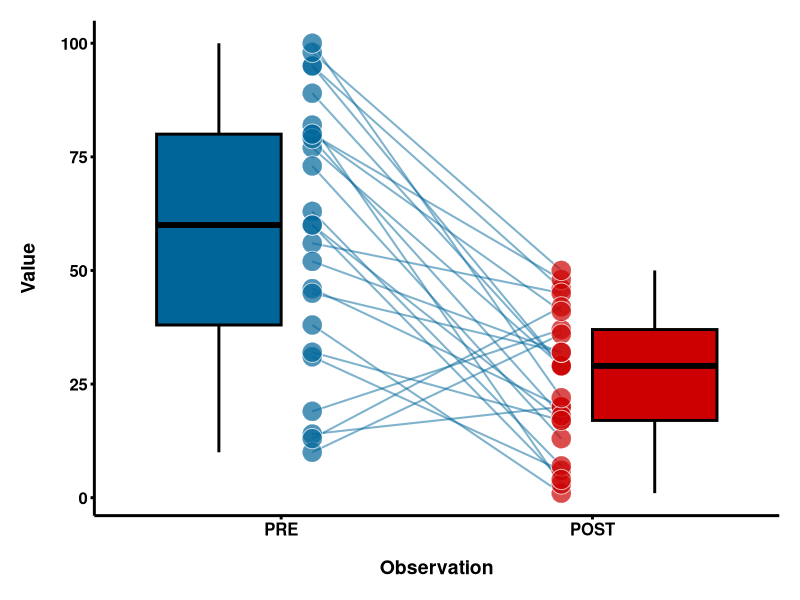

R code for this plot:
# CREATED BY: DANIEL KUHMAN
# CONTACT: DANIEL.KUHMAN@KUHMANTECH.COM
# GITHUB: https://github.com/dkuhman

# LOAD LIBRARIES
library("tidyverse")

# CLEAR WORKSPACE
rm(list=ls())

# PREPARE EXAMPLE DATAFRAME
mydata_pre <- data.frame("ID" = 1:25,
                     "TIME" = 1,
                     "SCORE" = sample(100,
                                     size = 25,
                                     replace = TRUE))

mydata_post <- data.frame("ID" = 1:25,
                         "TIME" = 2,
                         "SCORE" = sample(50,
                                          size = 25,
                                          replace = TRUE))

mydata <- rbind(mydata_pre, mydata_post)

rm(mydata_post, mydata_pre)

mydata$ID <- as.factor(mydata$ID)
mydata$TIME <- as.factor(mydata$TIME)

# ESTABLISH THEME
mytheme <- theme(
  plot.margin = margin(t = 15, r = 15, b = 15, l = 15),
  legend.position = 'none',
  axis.title.x = element_text(size = 14,
                              face = 'bold',
                              color = 'black',
                              margin = margin(t=15,r=0,b=0,l=0)),
  axis.title.y = element_text(size = 14,
                              face = 'bold',
                              color = 'black',
                              margin = margin(t=0,r=15,b=0,l=0)),
  axis.text = element_text(size = 12,
                           color = 'black',
                           face = 'bold'),
  axis.line = element_line(size = 1,
                           color = 'black'),
  axis.ticks = element_line(size = 1,
                            color = 'black')
)

# PLOT
ggplot(mydata,
       aes(x = TIME,
           y = SCORE)) +
  geom_boxplot(data = mydata %>% 
                 filter(TIME == '1'),
               fill = '#006699',
               color = 'black',
               lwd = 1,
               outlier.shape = NA,
               width = 0.4,
               position = position_nudge(-0.2)) +
  geom_boxplot(data = mydata %>% 
                 filter(TIME == '2'),
               fill = '#cc0000',
               color = 'black',
               lwd = 1,
               outlier.shape = NA,
               width = 0.4,
               position = position_nudge(0.2)) +
  geom_line(aes(group = ID),
            color = '#006699',
            lwd = 0.7,
            alpha = 0.5,
            position = position_nudge(x = c(0.1,-0.1))) +
  geom_point(data = mydata %>% 
               filter(TIME == '1'),
             fill = '#006699',
             shape = 21,
             size = 6.5,
             color = 'white',
             width = 0.2,
             alpha = 0.7,
             position = position_nudge(x=0.1))+
  geom_point(data = mydata %>% 
               filter(TIME == '2'),
             fill = '#cc0000',
             shape = 21,
             size = 6.5,
             color = 'white',
             width = 0.2,
             alpha = 0.7,
             position = position_nudge(x=-0.1))+
  scale_fill_manual(values = c('#006699', '#cc0000')) +
  scale_x_discrete(labels=c("1" = "PRE",
                            "2" = "POST")) +
  xlab('Observation') +
  ylab('Value') +
  theme_classic()+
  mytheme
